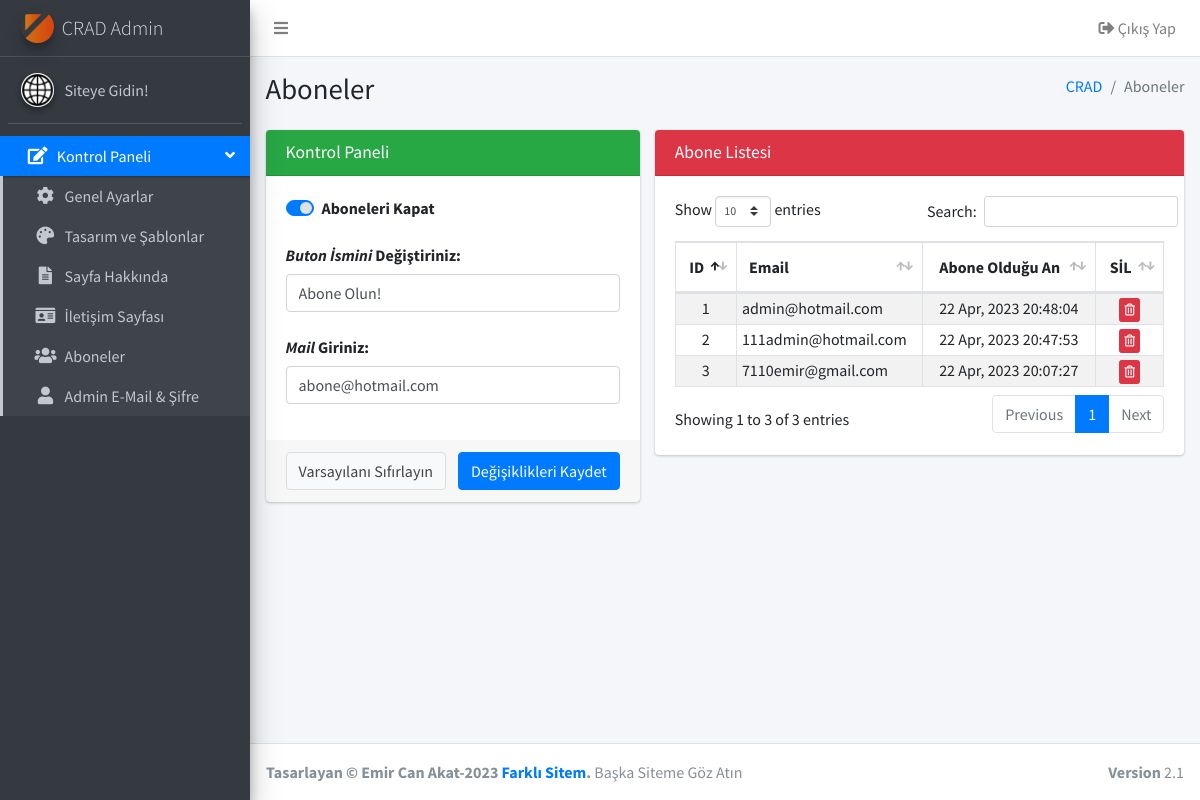
Screenshot of /admin/crad-subscribers.php with the database file from the repository.
### tables this page shows
CREATE TABLE `subscribers` (
  `id` int(11) NOT NULL,
  `email` varchar(100) NOT NULL,
  `created_at` datetime NOT NULL
);

### admin/crad-subscribers.php (the view, shortened to what the rows shown need)
<?php
include_once 'models/Subscribers.class.php';
$subscribersObj = new Subscribers();
$subscribers = $subscribersObj->getData();
?>
<!DOCTYPE html>
<html>
<head>
  <link rel="stylesheet" href="./plugins/fontawesome-free/css/all.min.css">
  <link rel="stylesheet" href="./assets/css/ionicons/ionicons.min.css">
  <link rel="stylesheet" href="./plugins/sweetalert2-theme-bootstrap-4/bootstrap-4.min.css">
  <link rel="stylesheet" href="./plugins/datatables-bs4/css/dataTables.bootstrap4.min.css">
  <link rel="stylesheet" href="./plugins/datatables-responsive/css/responsive.bootstrap4.min.css">
  <link rel="stylesheet" href="./assets/css/adminlte.min.css">
  <link rel="stylesheet" href="./assets/css/custom.css">
</head>
<body class="hold-transition sidebar-mini">
<div class="wrapper">
  <div class="content-wrapper">
    <section class="content-header">
      <div class="container-fluid">
        <div class="row mb-2">
          <div class="col-sm-6">
            <h1>Aboneler</h1>
          </div>
        </div>
      </div>
    </section>
    <section class="content">
      <div class="container-fluid">
        <div class="row">
          <div class="col-md-7">
            <div class="card card-danger">
              <div class="card-body">
                <table id="example1" class="table table-bordered table-striped">
                  <thead>
                    <tr>
                      <th class="text-center">ID</th>
                      <th>Email</th>
                      <th class="text-center">Abone Olduğu An</th>
                      <th class="text-center">SİL</th>
                    </tr>
                  </thead>
                  <tbody>
                    <?php foreach ($subscribers as $key => $value) { ?>
                    <tr>
                      <td class="text-center"><?php echo $key+1; ?> </td>
                      <td><?php echo strip_tags($value->email); ?></td>
                      <td class="text-center"><?php echo strip_tags(date('d M, Y H:i:s', strtotime($value->created_at))); ?></td>
                      <td class="text-center">
                        <form action="" method="POST">
                          <button type="submit" onclick="return confirm('Are you sure to delete?');" name="DeleteSubsId" class="btn btn-xs btn-danger" value="<?php echo strip_tags($value->id); ?>"><i class="far fa-trash-alt"></i></button>
                        </form>
                      </td>
                    </tr>
                    <?php } ?>
                  </tbody>
                </table>
              </div>
            </div>
          </div>
        </div>
      </div>
    </section>
  </div>
</div>
</body>
</html>

### rows the page displays
subscribers: email "admin@hotmail.com", created_at "22 Apr, 2023 20:48:04", strip_tags($value->id) 3 (drawn)
subscribers: email "111admin@hotmail.com", created_at "22 Apr, 2023 20:47:53"
subscribers: email "7110emir@gmail.com", created_at "22 Apr, 2023 20:07:27", strip_tags($value->id) 1 (drawn)
